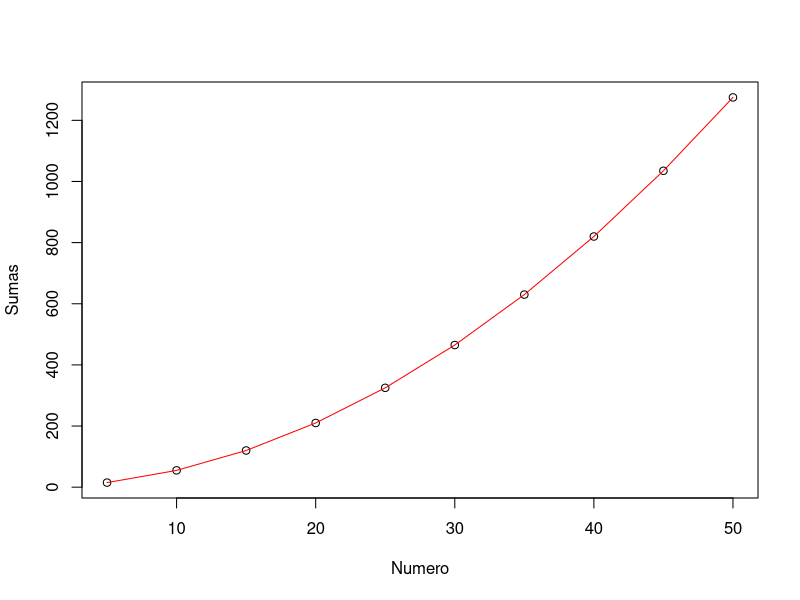

This figure's R source:
sumaDeNaturales <- function(x)
{
  v <- c()
  for( j in x)
  {
    sum = 0
    
    for(y in 0:j)
    {
      sum = sum + y
    }
    v = c(v,sum)
  }
  plot(x,v,xlab="Numero",ylab="Sumas")
  lines(x, v, col = "red")
  
  
  
}
x<-c(5,10,15,20,25,30,35,40,45,50)

sumaDeNaturales(x)